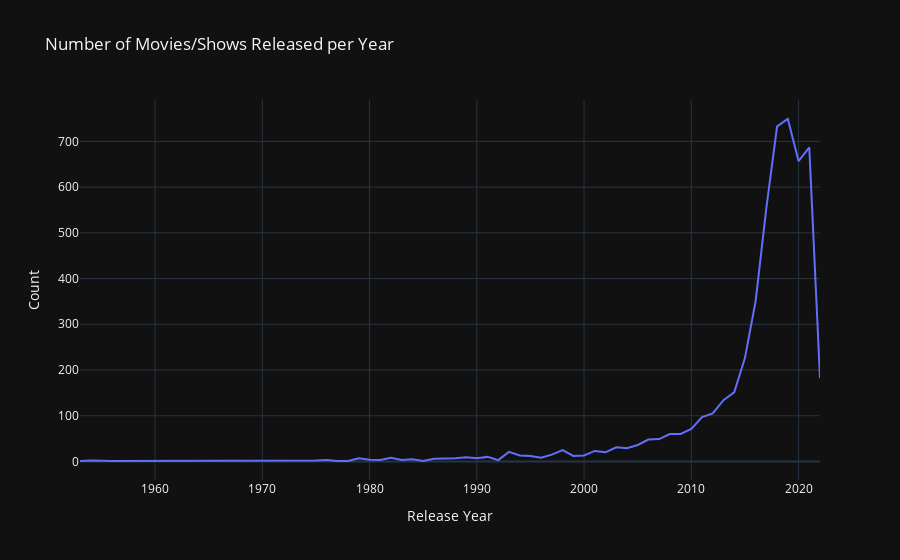

Write notebook code for a chart like this one.
### Code cell
# Time series of movies/shows released per year
yearly_counts = df['release_year'].value_counts().sort_index().reset_index()
yearly_counts.columns = ['Release Year', 'Count']

fig = px.line(yearly_counts, x='Release Year', y='Count', title='Number of Movies/Shows Released per Year')
fig.update_layout(xaxis_title='Release Year', yaxis_title='Count')
fig.show()

### Figure 1 — Plotly figure (JSON) as saved in the notebook; plotly's stock layout.template omitted (floating-point values rounded to 4 significant figures)
{"data": [{"hovertemplate": "Release Year=%{x}<br>Count=%{y}<extra></extra>", "legendgroup": "", "line": {"color": "#636efa", "dash": "solid"}, "marker": {"symbol": "circle"}, "mode": "lines", "name": "", "orientation": "v", "showlegend": false, "x": [1953, 1954, 1956, 1958, 1959, 1960, 1961, 1962, 1963, 1964, 1966, 1967, 1968, 1969, 1971, 1972, 1973, 1974, 1975, 1976, 1977, 1978, 1979, 1980, 1981, 1982, 1983, 1984, 1985, 1986, 1987, 1988, 1989, 1990, 1991, 1992, 1993, 1994, 1995, 1996, 1997, 1998, 1999, 2000, 2001, 2002, 2003, 2004, 2005, 2006, 2007, 2008, 2009, 2010, 2011, 2012, 2013, 2014, 2015, 2016, 2017, 2018, 2019, 2020, 2021, 2022], "xaxis": "x", "y": [1, 2, 1, 1, 1, 1, 1, 1, 1, 1, 2, 1, 1, 2, 2, 2, 2, 1, 2, 3, 1, 1, 7, 4, 3, 8, 3, 5, 1, 6, 6, 7, 9, 7, 10, 3, 21, 13, 12, 8, 15, 25, 12, 13, 23, 20, 31, 29, 36, 48, 49, 60, 60, 71, 97, 105, 134, 151, 226, 351, 555, 733, 749, 657, 687, 182], "yaxis": "y", "type": "scatter"}], "layout": {"xaxis": {"anchor": "y", "domain": [0.0, 1.0], "title": {"text": "Release Year"}}, "yaxis": {"anchor": "x", "domain": [0.0, 1.0], "title": {"text": "Count"}}, "legend": {"tracegroupgap": 0}, "title": {"text": "Number of Movies/Shows Released per Year"}}}
